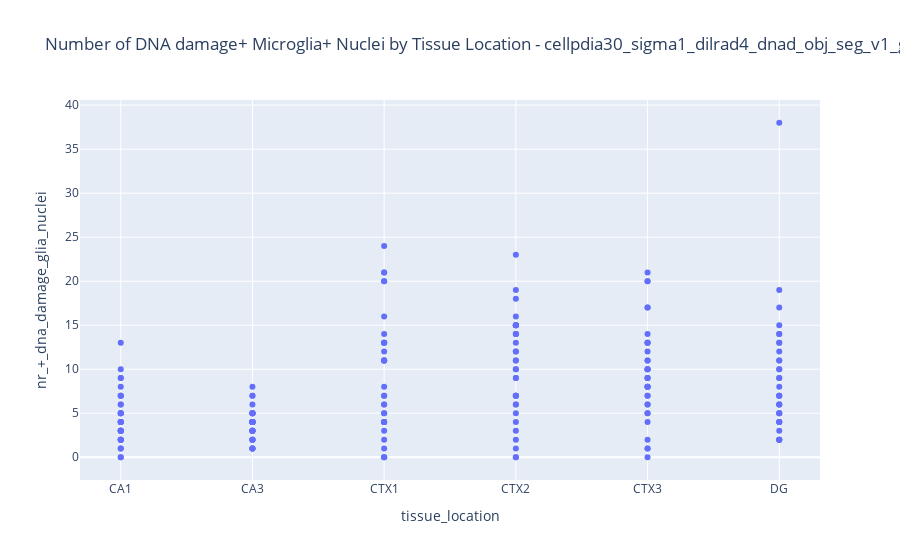
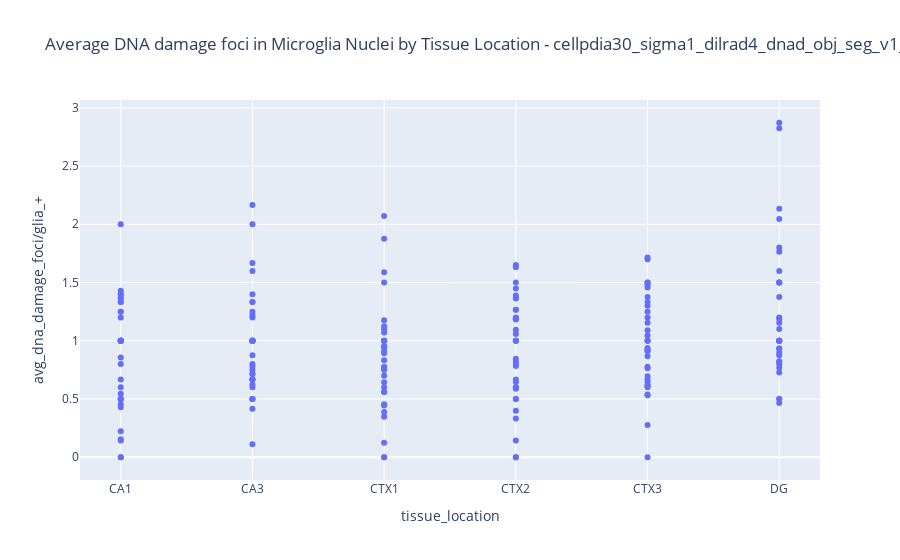
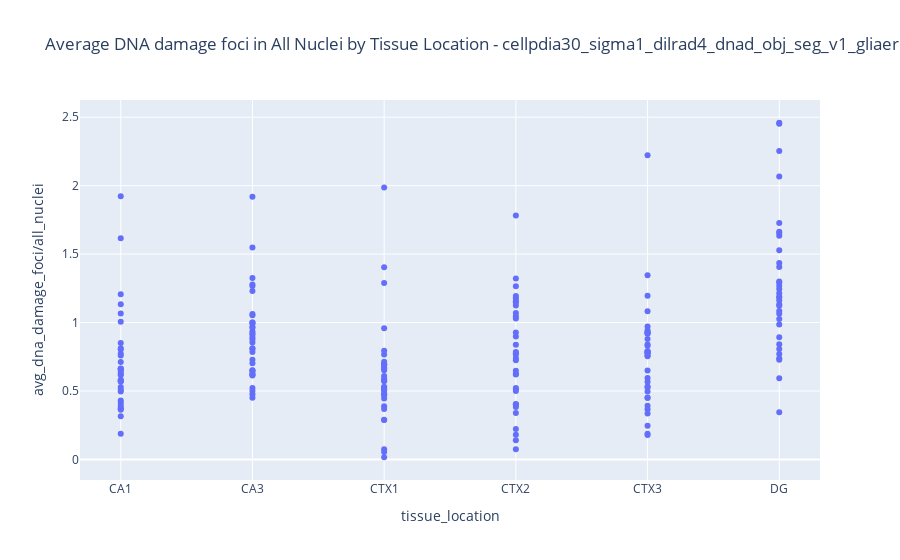
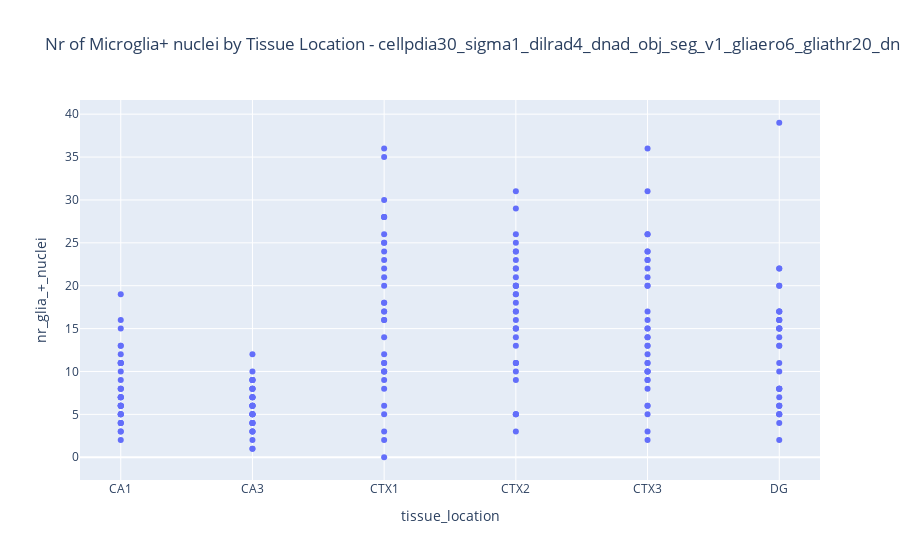

The notebook cell these images were saved under, in order:
### Markdown cell above
<h2>Initial data exploration</h2>

### Code cell
show_exploratory_data(df, dataset, parameters_title)

### Figure 1 — Plotly figure (JSON) as saved in the notebook; plotly's stock layout.template omitted (floating-point values rounded to 4 significant figures; data arrays with more than 128 entries replaced by an {"elided": "..."} marker saying what was removed)
{"data": [{"customdata": {"elided": "203x3 mixed values"}, "hovertemplate": "tissue_location=%{x}<br>nr_+_dna_damage_glia_nuclei=%{y}<br>staining_id=%{customdata[0]}<br>index=%{customdata[1]}<br>filename=%{customdata[2]}<extra></extra>", "legendgroup": "", "marker": {"color": "#636efa", "symbol": "circle"}, "mode": "markers", "name": "", "orientation": "v", "showlegend": false, "type": "scatter", "x": {"elided": "203 str values"}, "xaxis": "x", "y": {"elided": "203 int values"}, "yaxis": "y"}], "layout": {"legend": {"tracegroupgap": 0}, "title": {"text": "Number of DNA damage+ Microglia+ Nuclei by Tissue Location - cellpdia30_sigma1_dilrad4_dnad_obj_seg_v1_gliaero6_gliathr20_dnadero2"}, "xaxis": {"anchor": "y", "domain": [0, 1], "title": {"text": "tissue_location"}}, "yaxis": {"anchor": "x", "domain": [0, 1], "title": {"text": "nr_+_dna_damage_glia_nuclei"}}}}

### Figure 2 — Plotly figure (JSON) as saved in the notebook; plotly's stock layout.template omitted (floating-point values rounded to 4 significant figures; data arrays with more than 128 entries replaced by an {"elided": "..."} marker saying what was removed)
{"data": [{"customdata": {"elided": "203x3 mixed values"}, "hovertemplate": "tissue_location=%{x}<br>avg_dna_damage_foci/glia_+=%{y}<br>staining_id=%{customdata[0]}<br>index=%{customdata[1]}<br>filename=%{customdata[2]}<extra></extra>", "legendgroup": "", "marker": {"color": "#636efa", "symbol": "circle"}, "mode": "markers", "name": "", "orientation": "v", "showlegend": false, "type": "scatter", "x": {"elided": "203 str values"}, "xaxis": "x", "y": {"elided": "203 float values"}, "yaxis": "y"}], "layout": {"legend": {"tracegroupgap": 0}, "title": {"text": "Average DNA damage foci in Microglia Nuclei by Tissue Location - cellpdia30_sigma1_dilrad4_dnad_obj_seg_v1_gliaero6_gliathr20_dnadero2"}, "xaxis": {"anchor": "y", "domain": [0, 1], "title": {"text": "tissue_location"}}, "yaxis": {"anchor": "x", "domain": [0, 1], "title": {"text": "avg_dna_damage_foci/glia_+"}}}}

### Figure 3 — Plotly figure (JSON) as saved in the notebook; plotly's stock layout.template omitted (floating-point values rounded to 4 significant figures; data arrays with more than 128 entries replaced by an {"elided": "..."} marker saying what was removed)
{"data": [{"customdata": {"elided": "203x3 mixed values"}, "hovertemplate": "tissue_location=%{x}<br>avg_dna_damage_foci/all_nuclei=%{y}<br>staining_id=%{customdata[0]}<br>index=%{customdata[1]}<br>filename=%{customdata[2]}<extra></extra>", "legendgroup": "", "marker": {"color": "#636efa", "symbol": "circle"}, "mode": "markers", "name": "", "orientation": "v", "showlegend": false, "type": "scatter", "x": {"elided": "203 str values"}, "xaxis": "x", "y": {"elided": "203 float values"}, "yaxis": "y"}], "layout": {"legend": {"tracegroupgap": 0}, "title": {"text": "Average DNA damage foci in All Nuclei by Tissue Location - cellpdia30_sigma1_dilrad4_dnad_obj_seg_v1_gliaero6_gliathr20_dnadero2"}, "xaxis": {"anchor": "y", "domain": [0, 1], "title": {"text": "tissue_location"}}, "yaxis": {"anchor": "x", "domain": [0, 1], "title": {"text": "avg_dna_damage_foci/all_nuclei"}}}}

### Figure 4 — Plotly figure (JSON) as saved in the notebook; plotly's stock layout.template omitted (floating-point values rounded to 4 significant figures; data arrays with more than 128 entries replaced by an {"elided": "..."} marker saying what was removed)
{"data": [{"customdata": {"elided": "203x3 mixed values"}, "hovertemplate": "tissue_location=%{x}<br>nr_glia_+_nuclei=%{y}<br>staining_id=%{customdata[0]}<br>index=%{customdata[1]}<br>filename=%{customdata[2]}<extra></extra>", "legendgroup": "", "marker": {"color": "#636efa", "symbol": "circle"}, "mode": "markers", "name": "", "orientation": "v", "showlegend": false, "type": "scatter", "x": {"elided": "203 str values"}, "xaxis": "x", "y": {"elided": "203 int values"}, "yaxis": "y"}], "layout": {"legend": {"tracegroupgap": 0}, "title": {"text": "Nr of Microglia+ nuclei by Tissue Location - cellpdia30_sigma1_dilrad4_dnad_obj_seg_v1_gliaero6_gliathr20_dnadero2"}, "xaxis": {"anchor": "y", "domain": [0, 1], "title": {"text": "tissue_location"}}, "yaxis": {"anchor": "x", "domain": [0, 1], "title": {"text": "nr_glia_+_nuclei"}}}}
